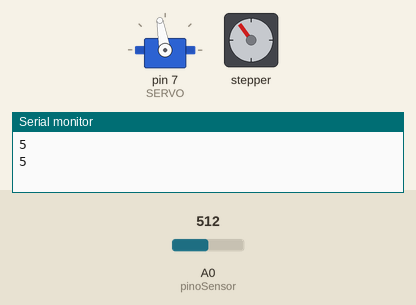
This sketch was run on a simulated Arduino Uno, built with avr-gcc and run on an emulated ATmega328P. Parts: servo, stepper motor, the last lines printed to the serial monitor. The inputs (shaded band) are chosen by the test bench; at power-on: A0 (pinoSensor) = 512. Stepper angles assume 200 steps per turn.

Above: at 11.9 s.
12.0 s: A0 (pinoSensor) set to 604
22.4 s: A0 (pinoSensor) set to 630
At 28.85 s:
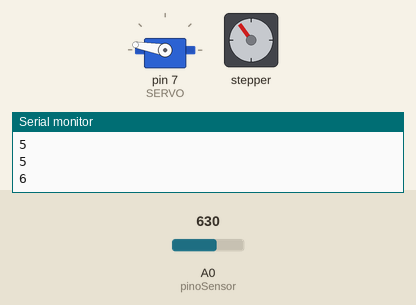
32.0 s: A0 (pinoSensor) set to 511
At 41.0 s:
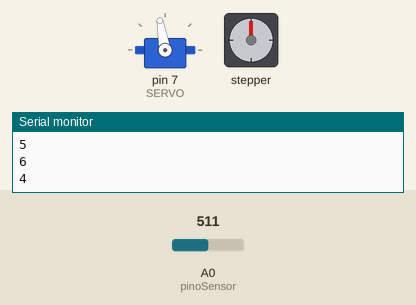
41.6 s: A0 (pinoSensor) set to 900
At 48.9 s:
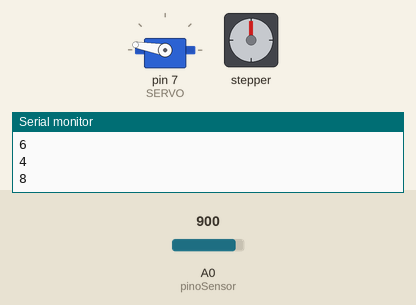
55.4 s: A0 (pinoSensor) set to 306
At 62.13 s:
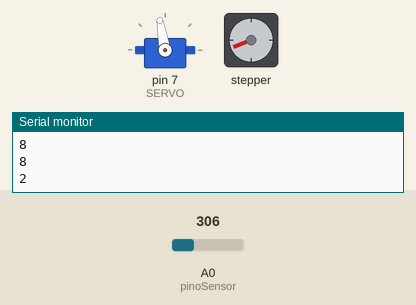
Timing chart, 0 to 66.0 s (numbered marks = the images above; inputs shaded):
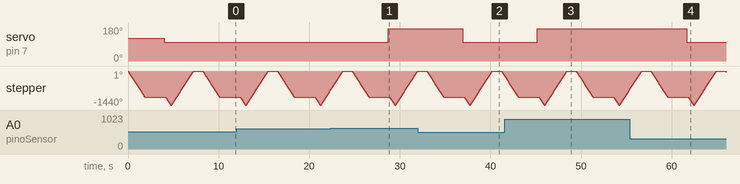

The sketch:

projetoMM.ino
```cpp
#include <Stepper.h>
#include <Servo.h>

int pinoSensor = A0;
int valorSensor = 0;

const int stepsPerRevolution = 200;

#define SERVO 7

Servo s;

Stepper myStepper(stepsPerRevolution, 8, 10, 9, 11);

int stepCount = 0;  // number of steps the motor has taken

void setup()
{
  s.attach(SERVO);
  Serial.begin(9600);
  s.write(120);
}

void loop()
{
   myStepper.setSpeed(100);

  myStepper.step(-620);
  delay(1000);

  valorSensor = analogRead(pinoSensor);
  valorSensor = map(valorSensor, 0, 1024, 0, 10);
  delay(100);

  Serial.println(valorSensor);
  delay(1000);

  if(valorSensor > 0 && valorSensor <= 5)
  {
    s.write(100);
    delay(200);
    myStepper.step(-180);
    delay(100);
  }
  else
  {
   s.write(170);
   delay(200);
   myStepper.step(-180);
   delay(100);
  }

  myStepper.step(800);
  delay(1000);
}
```

Measured:
- the behaviour switches between 614 and 615 on A0 (pinoSensor) (found by bisection; images 0 and 1)
- after the input at 22.4 s, servo on pin 7 (SERVO): 100° → 170° after 6.3 s
- after the input at 32.0 s, servo on pin 7 (SERVO): 170° → 100° after 4.9 s
- after the input at 41.6 s, servo on pin 7 (SERVO): 100° → 170° after 3.6 s
- after the input at 55.4 s, servo on pin 7 (SERVO): 170° → 100° after 6.3 s
